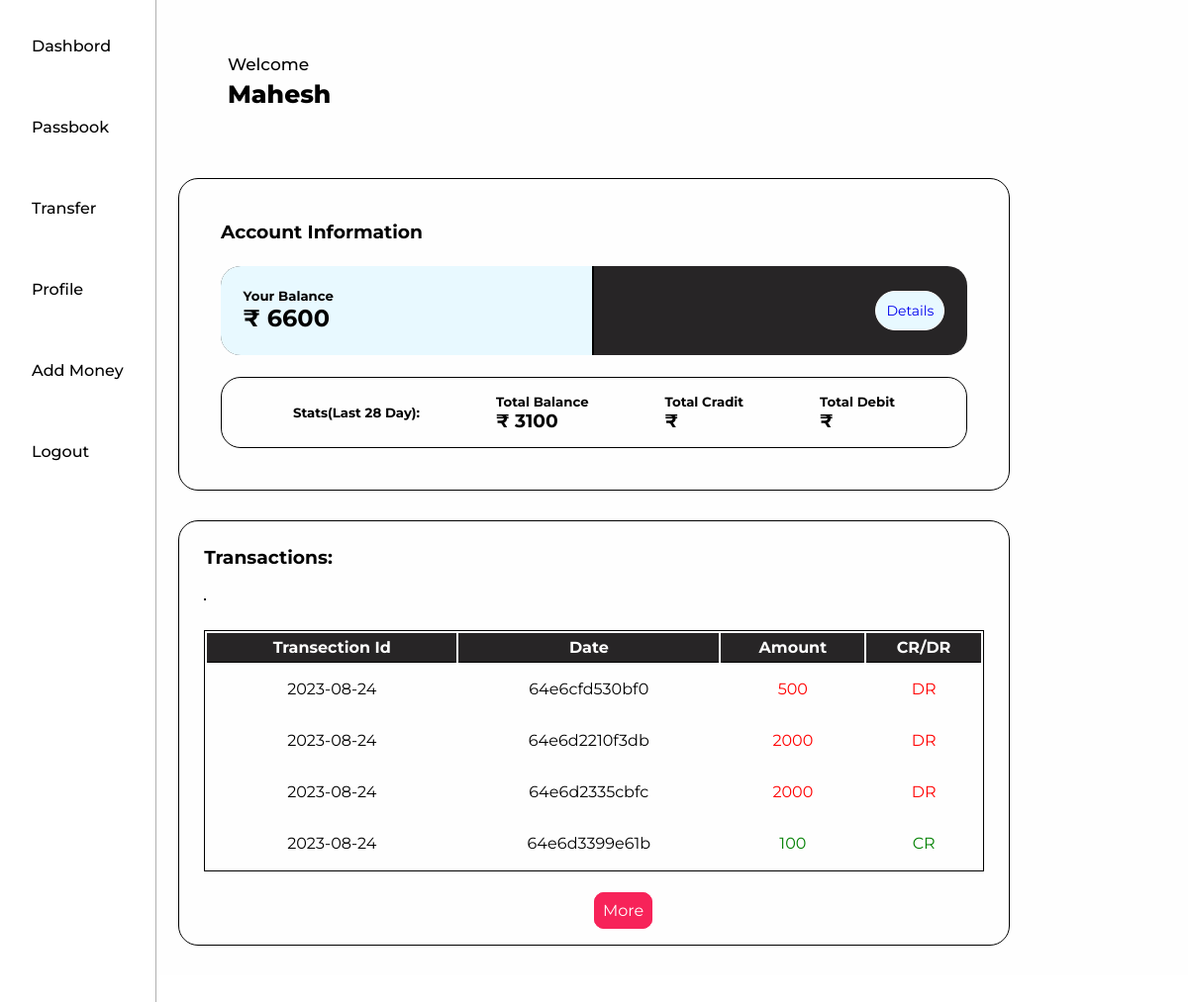
The app's page /dashbord/ (signed in) with its own data.
### tables this page shows
CREATE TABLE `transactions` (
  `transection_id` varchar(50) NOT NULL,
  `date` date NOT NULL DEFAULT current_timestamp(),
  `from_ac` bigint(11) NOT NULL,
  `to_ac` bigint(11) NOT NULL,
  `amount` bigint(11) NOT NULL
);

### dashbord/index.php (the view, shortened to what this page needs)
<?php
include("header.php");
include("conn.php");
$uname = $_SESSION['username'];
$ac = $uname['account_no'];
$sql = "Select * from transactions where `from_ac` = '$ac' OR `to_ac` = '$ac' LIMIT 5";
$result = mysqli_query($con, $sql);
$count = mysqli_num_rows($result);
$total_bal = "SELECT SUM(amount) FROM transactions WHERE `date` >= DATE_SUB(CURRENT_DATE, INTERVAL 1 MONTH) AND `from_ac` = '$ac' OR `to_ac` = '$ac'";
$total_sql = mysqli_query($con, $total_bal);
$row = mysqli_fetch_array($total_sql);
$total_cr_bal = "SELECT SUM(amount) FROM transactions WHERE `date` >= DATE_SUB(CURRENT_DATE, INTERVAL 1 MONTH) AND `to_ac` = '$ac'";
$total_cr_sql = mysqli_query($con, $total_cr_bal);
$cr_row = mysqli_fetch_array($total_cr_sql);
$total_dr_bal = "SELECT SUM(amount) FROM transactions WHERE `date` >= DATE_SUB(CURRENT_DATE, INTERVAL 1 MONTH) AND `from_ac` = '$ac'";
$total_dr_sql = mysqli_query($con, $total_dr_bal);
$dr_row = mysqli_fetch_array($total_dr_sql);
?>
<main>
    <?php include("sidebar.php")?>
  <section>
    <div class="greeating">
      Welcome <br> <span><?php print_r($uname['f_name']);?></span>
    </div>
    <div class="content-page">
        <div class="acc_info">
          <h3>Account Information</h3>
          <div class="balance">
            <div class="bal-left">
              <h5>Your Balance </h5>
              <h2>&#8377 <?php print_r($uname['balance']);?></h2>
            </div>
            <div class="bal-right">
              <a class="bal-rig-btn" href="./passbook.php">Details <ion-icon name="chevron-forward-outline"></ion-icon></a>
            </div>
          </div>
          <div class="balance-stats">
            <h5>Stats(Last 28 Day):</h5>
            <div class="stats-sec">
            <div class="stats-info">
              <h5>Total Balance</h5>
              <h3>&#8377 <?php echo $row[0];?></h3>
            </div>
            </div>
            <div class="stats-sec">
            <div class="stats-info">
              <h5>Total Cradit</h5>
              <h3>&#8377 <?php echo $cr_row[0]?></h3>
            </div>
            </div>
            <div class="stats-sec">
            <div class="stats-info">
              <h5>Total Debit</h5>
              <h3>&#8377 <?php echo $dr_row[0]?></h3>
            </div>
            </div>
          </div>
       </div>
       <div class="transction-stat">
        <h3>Transactions:</h3>
        <?php
        if($count != 0){
          echo "
          <div class='transaction-table'>
          <table rs Info</h1>
          <table style='width:100%;'>
          <tr>
              <th>Transection Id </th>
              <th>Date</th>
              <th>Amount</th>
              <th>CR/DR</th>
          </tr>";
          while($row=mysqli_fetch_row($result)) {
            if($uname['account_no'] == $row[2])
            {
              $type = "DR";
            }
            else{
              $type = "CR";
            }
            if($type == 'DR')
            {
              $color = 'red';
            }
            else{
              $color = 'green';
            }
            echo "
          <tr>
                <td>$row[1]</td>
              <td>$row[0]</td>
              <td style='color:$color'>$row[4]</td>
              <td style='color:$color'>$type</td>
          </tr>
          ";
          }
        echo " </table>
          </div>
          <a href='./passbook.php' class='more_btn'>More</a>
          ";
        }
        else{
          echo " <h4>No Transection Found!</h4>";
        }
        ?>
       </div>
    </div>
  </section>
</main>

### dashbord/dashbord.css (style rules this page uses)
* { margin: 0px; padding: 0px; box-sizing: border-box; }
main { display: flex; }
section { flex: 1; min-height: 100vh; position: relative; background: #fefefe; }
.content-page { height: 100%; width: 70%; margin: 20px auto; }
a { text-decoration: none; border: 1px solid var(--white); }
.acc_info { border: 1px solid black; padding: 5%; border-radius: 20px; }
.greeating span { font-weight: 800; font-size: 25px; }
.greeating { padding: 50px; line-height: 30px; font-weight: 500; font-size: 17px; text-transform: capitalize; display: block; margin-left: 15%; }
.balance { display: flex; border: none; border-radius: 20px; margin: 3% 0; background: #272526; width: 100%; }
.bal-left { border-right: 2px solid black; border-radius: 20px 0 0 20px; width: 50%; padding: 3%; background: #e8f9ff; }
.bal-right { border-radius: 0 20px 20px 0; width: 50%; padding: 3%; display: flex; justify-content: flex-end; align-items: center; }
.bal-rig-btn { padding: 3%; border-radius: 20px; background: #e8f9ff; font-size: 14px; transition: .3s all linear; }
.balance-stats { border: 1px solid black; border-radius: 20px; padding: 2%; display: flex; justify-content: space-evenly; align-items: center; }
.stats-sec { display: flex; align-items: center; gap: 20px; }
.transction-stat a { text-align: center; }
.transction-stat { margin: 30px 0; border: 1px solid black; border-radius: 20px; padding: 3%; }
table { border: 1px solid black; text-align:center; margin: 30px 0; }
th { height: 30px; border-bottom: 1px solid black; background: #272526; color: #fefefe; }
td { height: 50px; }
.more_btn { border: 1px solid #f72359; padding: 1%; margin: 10px 50%; border-radius: 10px; background: #f72359; color: #fefefe; transition: .3s all linear; }

### records on screen
transactions: date "2023-08-24", transection_id "64e6cfd530bf0", amount "500", from_ac "DR"
transactions: date "2023-08-24", transection_id "64e6d2210f3db", amount "2000", from_ac "DR"
transactions: date "2023-08-24", transection_id "64e6d2335cbfc", amount "2000", from_ac "DR"
transactions: date "2023-08-24", transection_id "64e6d3399e61b", amount "100", from_ac "CR"

### other values on screen
$row[0] "3100"
